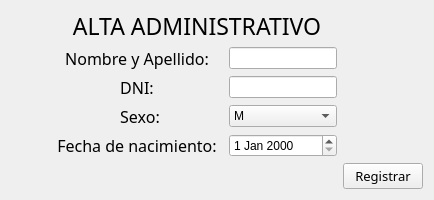
             <widget class="QWidget" name="page_alta_admin">
              <layout class="QGridLayout" name="gridLayout">
               <item row="5" column="3">
                <widget class="QDateEdit" name="dt_alta_admin_fnac">
                 <property name="sizePolicy">
                  <sizepolicy hsizetype="Preferred" vsizetype="Fixed">
                   <horstretch>0</horstretch>
                   <verstretch>0</verstretch>
                  </sizepolicy>
                 </property>
                </widget>
               </item>
               <item row="2" column="0">
                <spacer name="horizontalSpacer_6">
                 <property name="orientation">
                  <enum>Qt::Horizontal</enum>
                 </property>
                 <property name="sizeHint" stdset="0">
                  <size>
                   <width>40</width>
                   <height>20</height>
                  </size>
                 </property>
                </spacer>
               </item>
               <item row="1" column="4">
                <spacer name="horizontalSpacer">
                 <property name="orientation">
                  <enum>Qt::Horizontal</enum>
                 </property>
                 <property name="sizeHint" stdset="0">
                  <size>
                   <width>40</width>
                   <height>20</height>
                  </size>
                 </property>
                </spacer>
               </item>
               <item row="1" column="0">
                <spacer name="horizontalSpacer_5">
                 <property name="orientation">
                  <enum>Qt::Horizontal</enum>
                 </property>
                 <property name="sizeHint" stdset="0">
                  <size>
                   <width>40</width>
                   <height>20</height>
                  </size>
                 </property>
                </spacer>
               </item>
               <item row="3" column="4">
                <spacer name="horizontalSpacer_3">
                 <property name="orientation">
                  <enum>Qt::Horizontal</enum>
                 </property>
                 <property name="sizeType">
                  <enum>QSizePolicy::Expanding</enum>
                 </property>
                 <property name="sizeHint" stdset="0">
                  <size>
                   <width>40</width>
                   <height>20</height>
                  </size>
                 </property>
                </spacer>
               </item>
               <item row="3" column="3">
                <widget class="QComboBox" name="cb_alta_admin_sexo">
                 <property name="sizePolicy">
                  <sizepolicy hsizetype="Preferred" vsizetype="Fixed">
                   <horstretch>0</horstretch>
                   <verstretch>0</verstretch>
                  </sizepolicy>
                 </property>
                 <item>
                  <property name="text">
                   <string>M</string>
                  </property>
                 </item>
                 <item>
                  <property name="text">
                   <string>F</string>
                  </property>
                 </item>
                </widget>
               </item>
               <item row="5" column="4">
                <spacer name="horizontalSpacer_4">
                 <property name="orientation">
                  <enum>Qt::Horizontal</enum>
                 </property>
                 <property name="sizeHint" stdset="0">
                  <size>
                   <width>40</width>
                   <height>20</height>
                  </size>
                 </property>
                </spacer>
               </item>
               <item row="5" column="0">
                <spacer name="horizontalSpacer_8">
                 <property name="orientation">
                  <enum>Qt::Horizontal</enum>
                 </property>
                 <property name="sizeHint" stdset="0">
                  <size>
                   <width>40</width>
                   <height>20</height>
                  </size>
                 </property>
                </spacer>
               </item>
               <item row="8" column="0" colspan="2">
                <widget class="QLabel" name="label_informe_alta_admin">
                 <property name="enabled">
                  <bool>true</bool>
                 </property>
                 <property name="font">
                  <font>
                   <family>Segoe UI Semibold</family>
                   <pointsize>10</pointsize>
                  </font>
                 </property>
                 <property name="styleSheet">
                  <string notr="true">color:green;</string>
                 </property>
                 <property name="text">
                  <string/>
                 </property>
                 <property name="alignment">
                  <set>Qt::AlignCenter</set>
                 </property>
                </widget>
               </item>
               <item row="1" column="1">
                <widget class="QLabel" name="label">
                 <property name="font">
                  <font>
                   <family>Segoe UI Semibold</family>
                   <pointsize>12</pointsize>
                  </font>
                 </property>
                 <property name="text">
                  <string>Nombre y Apellido:</string>
                 </property>
                 <property name="alignment">
                  <set>Qt::AlignCenter</set>
                 </property>
                </widget>
               </item>
               <item row="8" column="4">
                <widget class="QPushButton" name="btn_registro_alta_admin">
                 <property name="font">
                  <font>
                   <family>Segoe UI Semibold</family>
                   <pointsize>10</pointsize>
                  </font>
                 </property>
                 <property name="text">
                  <string>Registrar</string>
                 </property>
                </widget>
               </item>
               <item row="1" column="3">
                <widget class="QLineEdit" name="input_alta_admin_nombre">
                 <property name="sizePolicy">
                  <sizepolicy hsizetype="Preferred" vsizetype="Fixed">
                   <horstretch>0</horstretch>
                   <verstretch>0</verstretch>
                  </sizepolicy>
                 </property>
                </widget>
               </item>
               <item row="5" column="1">
                <widget class="QLabel" name="label_4">
                 <property name="font">
                  <font>
                   <family>Segoe UI Semibold</family>
                   <pointsize>12</pointsize>
                  </font>
                 </property>
                 <property name="text">
                  <string>Fecha de nacimiento:</string>
                 </property>
                 <property name="alignment">
                  <set>Qt::AlignCenter</set>
                 </property>
                </widget>
               </item>
               <item row="2" column="4">
                <spacer name="horizontalSpacer_2">
                 <property name="orientation">
                  <enum>Qt::Horizontal</enum>
                 </property>
                 <property name="sizeHint" stdset="0">
                  <size>
                   <width>40</width>
                   <height>20</height>
                  </size>
                 </property>
                </spacer>
               </item>
               <item row="2" column="1">
                <widget class="QLabel" name="label_2">
                 <property name="font">
                  <font>
                   <family>Segoe UI Semibold</family>
                   <pointsize>12</pointsize>
                  </font>
                 </property>
                 <property name="text">
                  <string>DNI:</string>
                 </property>
                 <property name="alignment">
                  <set>Qt::AlignCenter</set>
                 </property>
                </widget>
               </item>
               <item row="3" column="1" colspan="2">
                <widget class="QLabel" name="label_3">
                 <property name="sizePolicy">
                  <sizepolicy hsizetype="Preferred" vsizetype="Preferred">
                   <horstretch>0</horstretch>
                   <verstretch>0</verstretch>
                  </sizepolicy>
                 </property>
                 <property name="font">
                  <font>
                   <family>Segoe UI Semibold</family>
                   <pointsize>12</pointsize>
                  </font>
                 </property>
                 <property name="text">
                  <string>Sexo:</string>
                 </property>
                 <property name="alignment">
                  <set>Qt::AlignCenter</set>
                 </property>
                </widget>
               </item>
               <item row="2" column="3">
                <widget class="QLineEdit" name="input_alta_admin_dni">
                 <property name="sizePolicy">
                  <sizepolicy hsizetype="Preferred" vsizetype="Fixed">
                   <horstretch>0</horstretch>
                   <verstretch>0</verstretch>
                  </sizepolicy>
                 </property>
                 <property name="maxLength">
                  <number>8</number>
                 </property>
                </widget>
               </item>
               <item row="3" column="0">
                <spacer name="horizontalSpacer_7">
                 <property name="orientation">
                  <enum>Qt::Horizontal</enum>
                 </property>
                 <property name="sizeHint" stdset="0">
                  <size>
                   <width>40</width>
                   <height>20</height>
                  </size>
                 </property>
                </spacer>
               </item>
               <item row="0" column="1" colspan="3">
                <widget class="QLabel" name="label_27">
                 <property name="maximumSize">
                  <size>
                   <width>16777215</width>
                   <height>30</height>
                  </size>
                 </property>
                 <property name="font">
                  <font>
                   <family>Segoe UI Semibold</family>
                   <pointsize>17</pointsize>
                  </font>
                 </property>
                 <property name="text">
                  <string>ALTA ADMINISTRATIVO</string>
                 </property>
                 <property name="alignment">
                  <set>Qt::AlignCenter</set>
                 </property>
                </widget>
               </item>
              </layout>
             </widget>
